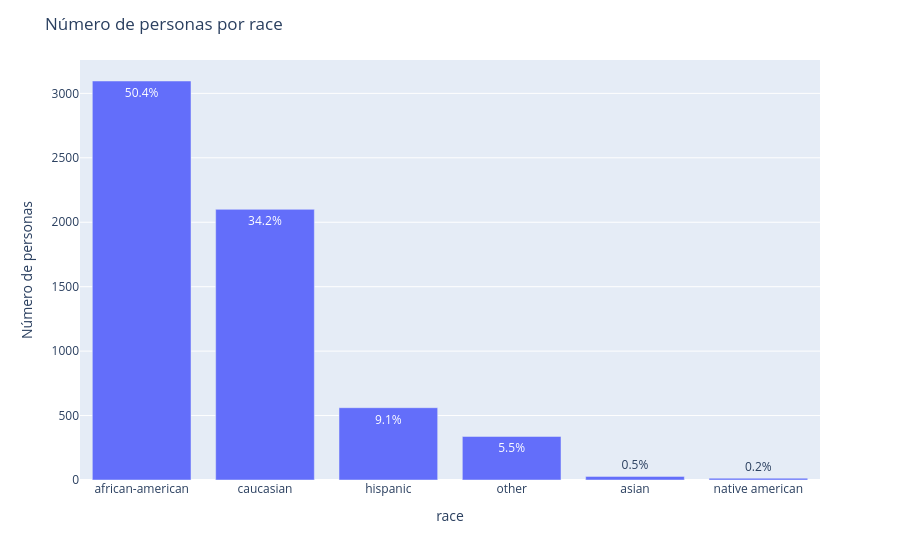
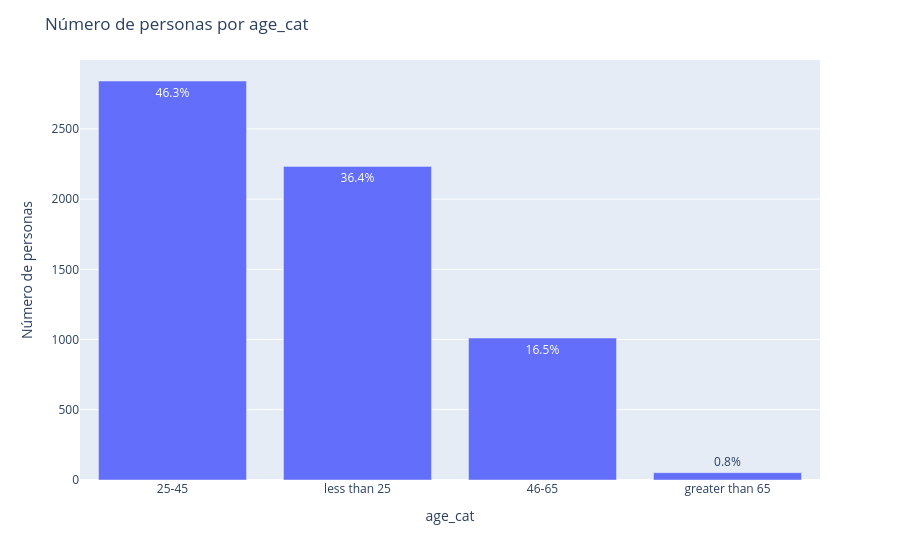
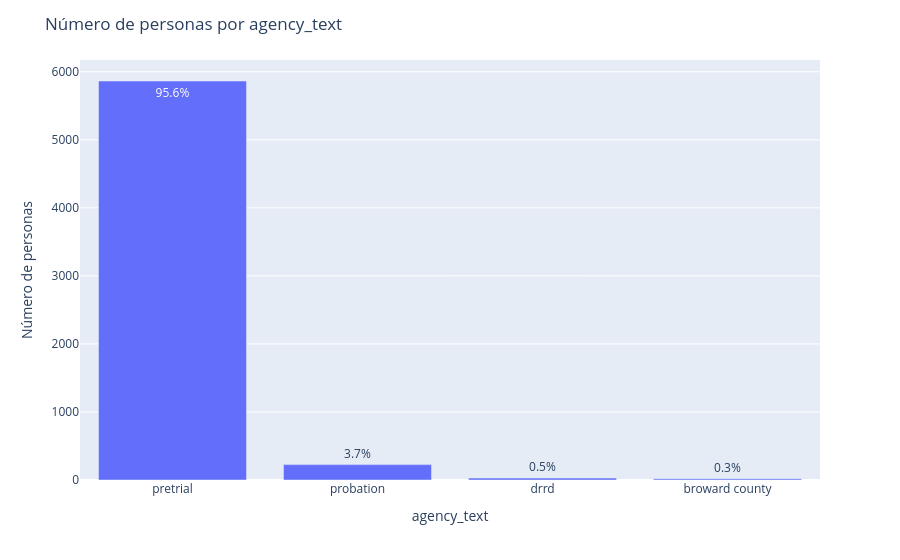
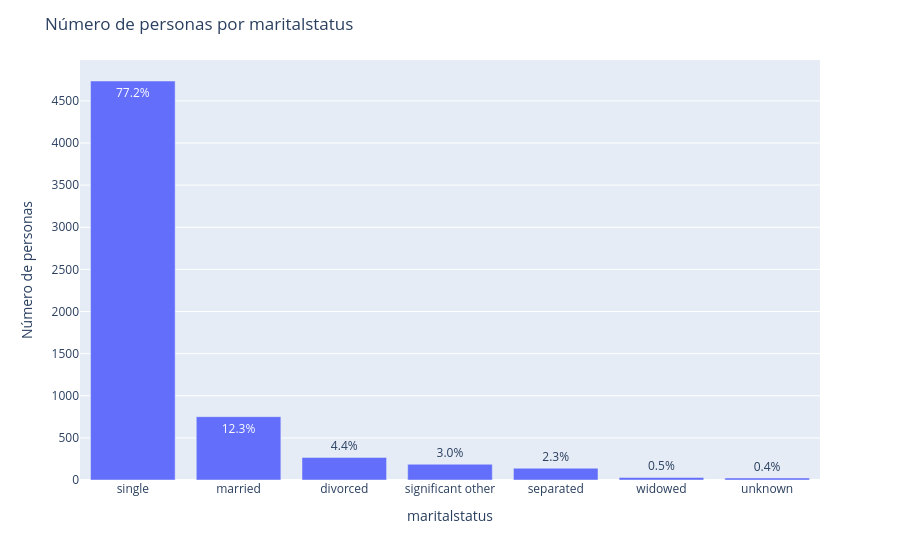

Notebook code cell kept with these figures, in order:
### Code cell
eda(df)

### Figure 1 — Plotly figure (JSON) as saved in the notebook; plotly's stock layout.template omitted (floating-point values rounded to 4 significant figures)
{"data": [{"alignmentgroup": "True", "hovertemplate": "race=%{x}<br>frecuencia=%{y}<br>text=%{text}<extra></extra>", "legendgroup": "", "marker": {"color": "#636efa", "pattern": {"shape": ""}}, "name": "", "offsetgroup": "", "orientation": "v", "showlegend": false, "text": ["50.4%", "34.2%", "9.1%", "5.5%", "0.5%", "0.2%"], "textposition": "auto", "type": "bar", "x": ["african-american", "caucasian", "hispanic", "other", "asian", "native american"], "xaxis": "x", "y": [3096, 2100, 561, 338, 28, 14], "yaxis": "y"}], "layout": {"barmode": "relative", "legend": {"tracegroupgap": 0}, "margin": {"t": 60}, "title": {"text": "Número de personas por race"}, "xaxis": {"anchor": "y", "domain": [0, 1], "title": {"text": "race"}}, "yaxis": {"anchor": "x", "domain": [0, 1], "title": {"text": "Número de personas"}}}}

### Figure 2 — Plotly figure (JSON) as saved in the notebook; plotly's stock layout.template omitted (floating-point values rounded to 4 significant figures)
{"data": [{"alignmentgroup": "True", "hovertemplate": "age_cat=%{x}<br>frecuencia=%{y}<br>text=%{text}<extra></extra>", "legendgroup": "", "marker": {"color": "#636efa", "pattern": {"shape": ""}}, "name": "", "offsetgroup": "", "orientation": "v", "showlegend": false, "text": ["46.3%", "36.4%", "16.5%", "0.8%"], "textposition": "auto", "type": "bar", "x": ["25-45", "less than 25", "46-65", "greater than 65"], "xaxis": "x", "y": [2841, 2233, 1011, 52], "yaxis": "y"}], "layout": {"barmode": "relative", "legend": {"tracegroupgap": 0}, "margin": {"t": 60}, "title": {"text": "Número de personas por age_cat"}, "xaxis": {"anchor": "y", "domain": [0, 1], "title": {"text": "age_cat"}}, "yaxis": {"anchor": "x", "domain": [0, 1], "title": {"text": "Número de personas"}}}}

### Figure 3 — Plotly figure (JSON) as saved in the notebook; plotly's stock layout.template omitted (floating-point values rounded to 4 significant figures)
{"data": [{"alignmentgroup": "True", "hovertemplate": "agency_text=%{x}<br>frecuencia=%{y}<br>text=%{text}<extra></extra>", "legendgroup": "", "marker": {"color": "#636efa", "pattern": {"shape": ""}}, "name": "", "offsetgroup": "", "orientation": "v", "showlegend": false, "text": ["95.6%", "3.7%", "0.5%", "0.3%"], "textposition": "auto", "type": "bar", "x": ["pretrial", "probation", "drrd", "broward county"], "xaxis": "x", "y": [5864, 226, 28, 19], "yaxis": "y"}], "layout": {"barmode": "relative", "legend": {"tracegroupgap": 0}, "margin": {"t": 60}, "title": {"text": "Número de personas por agency_text"}, "xaxis": {"anchor": "y", "domain": [0, 1], "title": {"text": "agency_text"}}, "yaxis": {"anchor": "x", "domain": [0, 1], "title": {"text": "Número de personas"}}}}

### Figure 4 — Plotly figure (JSON) as saved in the notebook; plotly's stock layout.template omitted (floating-point values rounded to 4 significant figures)
{"data": [{"alignmentgroup": "True", "hovertemplate": "maritalstatus=%{x}<br>frecuencia=%{y}<br>text=%{text}<extra></extra>", "legendgroup": "", "marker": {"color": "#636efa", "pattern": {"shape": ""}}, "name": "", "offsetgroup": "", "orientation": "v", "showlegend": false, "text": ["77.2%", "12.3%", "4.4%", "3.0%", "2.3%", "0.5%", "0.4%"], "textposition": "auto", "type": "bar", "x": ["single", "married", "divorced", "significant other", "separated", "widowed", "unknown"], "xaxis": "x", "y": [4736, 752, 268, 187, 140, 30, 24], "yaxis": "y"}], "layout": {"barmode": "relative", "legend": {"tracegroupgap": 0}, "margin": {"t": 60}, "title": {"text": "Número de personas por maritalstatus"}, "xaxis": {"anchor": "y", "domain": [0, 1], "title": {"text": "maritalstatus"}}, "yaxis": {"anchor": "x", "domain": [0, 1], "title": {"text": "Número de personas"}}}}
